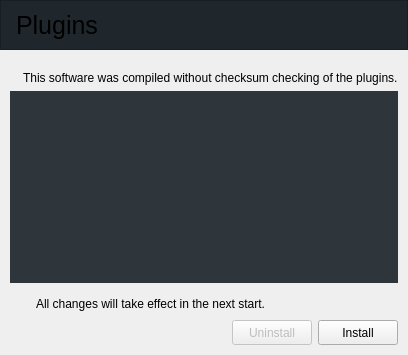
               <widget class="QWidget" name="pluginsPage">
                <property name="styleSheet">
                 <string notr="true">QWidget#pluginsPage{
	background: transparent;
}</string>
                </property>
                <layout class="QVBoxLayout" name="verticalLayout_13">
                 <property name="leftMargin">
                  <number>0</number>
                 </property>
                 <property name="topMargin">
                  <number>0</number>
                 </property>
                 <property name="rightMargin">
                  <number>0</number>
                 </property>
                 <property name="bottomMargin">
                  <number>0</number>
                 </property>
                 <item>
                  <widget class="QFrame" name="pluginsHeaderFrame">
                   <property name="minimumSize">
                    <size>
                     <width>0</width>
                     <height>50</height>
                    </size>
                   </property>
                   <property name="maximumSize">
                    <size>
                     <width>16777215</width>
                     <height>50</height>
                    </size>
                   </property>
                   <property name="baseSize">
                    <size>
                     <width>0</width>
                     <height>0</height>
                    </size>
                   </property>
                   <property name="styleSheet">
                    <string notr="true">QFrame{
background-color: rgb(31,39,45);
}</string>
                   </property>
                   <property name="frameShape">
                    <enum>QFrame::StyledPanel</enum>
                   </property>
                   <property name="frameShadow">
                    <enum>QFrame::Raised</enum>
                   </property>
                   <layout class="QVBoxLayout" name="verticalLayout_12">
                    <property name="leftMargin">
                     <number>0</number>
                    </property>
                    <property name="topMargin">
                     <number>0</number>
                    </property>
                    <property name="rightMargin">
                     <number>0</number>
                    </property>
                    <property name="bottomMargin">
                     <number>0</number>
                    </property>
                    <item>
                     <widget class="QLabel" name="pluginsLabel">
                      <property name="styleSheet">
                       <string notr="true">QLabel{
font-size:  25px;
}</string>
                      </property>
                      <property name="text">
                       <string>Plugins</string>
                      </property>
                      <property name="indent">
                       <number>15</number>
                      </property>
                     </widget>
                    </item>
                   </layout>
                  </widget>
                 </item>
                 <item>
                  <widget class="QFrame" name="pluginsFrame">
                   <property name="styleSheet">
                    <string notr="true">QFrame{
	background: transparent;
}</string>
                   </property>
                   <property name="frameShape">
                    <enum>QFrame::StyledPanel</enum>
                   </property>
                   <property name="frameShadow">
                    <enum>QFrame::Raised</enum>
                   </property>
                   <layout class="QVBoxLayout" name="verticalLayout_14">
                    <item>
                     <layout class="QHBoxLayout" name="horizontalLayout_3">
                      <property name="topMargin">
                       <number>5</number>
                      </property>
                      <item>
                       <widget class="QLabel" name="warningChecksumIconLabel">
                        <property name="maximumSize">
                         <size>
                          <width>20</width>
                          <height>20</height>
                         </size>
                        </property>
                        <property name="text">
                         <string/>
                        </property>
                        <property name="pixmap">
                         <pixmap resource="../../Library/cui/rcc/resources.qrc">:/ui/global/warning</pixmap>
                        </property>
                        <property name="scaledContents">
                         <bool>true</bool>
                        </property>
                       </widget>
                      </item>
                      <item>
                       <widget class="QLabel" name="warningChecksumLabel">
                        <property name="text">
                         <string>This software was compiled without checksum checking of the plugins.</string>
                        </property>
                       </widget>
                      </item>
                     </layout>
                    </item>
                    <item>
                     <widget class="QTableWidget" name="pluginsTableWidget">
                      <property name="styleSheet">
                       <string notr="true">QTableView {
    color: white;
    background-color: rgb(46,53,59);
    alternate-background-color: rgb(61,68,73);
    border: 0px;
}

QTableView QTableCornerButton::section {
    background: #5299D4;
    border: 0px;
}

QTableView::item {
    border: 0px;
    height: 25px;
}

QTableView::item:hover{
    background-color: rgb(79,85,90);
}

QTableView::item:hover:selected{
    background-color: rgb(104,109,113);
	font-weight: 800;
}

QTableView::item:selected{
    color: white;
	font-weight: 600;
    background-color: rgb(91,97,102);
}



QHeaderView::section:checked
{
    background-color:  #3387CD;
    color: white;
}


/***************************************************************************/
QHeaderView::section {
    font: normal 800 13px Roboto;
    padding-left: 4px;
    border: 0px;
    height: 26px;
    background-color: #0069c0;
    color: white;
    padding-left: 4px;
    border: 0px;
}

QHeaderView::section:hover
{
    background-color: #5299D4;
    color: white;
}</string>
                      </property>
                      <property name="editTriggers">
                       <set>QAbstractItemView::NoEditTriggers</set>
                      </property>
                      <property name="showGrid">
                       <bool>false</bool>
                      </property>
                      <property name="gridStyle">
                       <enum>Qt::NoPen</enum>
                      </property>
                      <attribute name="horizontalHeaderShowSortIndicator" stdset="0">
                       <bool>true</bool>
                      </attribute>
                      <attribute name="horizontalHeaderStretchLastSection">
                       <bool>true</bool>
                      </attribute>
                      <attribute name="verticalHeaderVisible">
                       <bool>false</bool>
                      </attribute>
                     </widget>
                    </item>
                    <item>
                     <layout class="QHBoxLayout" name="warningLayout">
                      <property name="topMargin">
                       <number>5</number>
                      </property>
                      <item>
                       <widget class="QLabel" name="warnIconLabel">
                        <property name="minimumSize">
                         <size>
                          <width>20</width>
                          <height>20</height>
                         </size>
                        </property>
                        <property name="maximumSize">
                         <size>
                          <width>20</width>
                          <height>20</height>
                         </size>
                        </property>
                        <property name="text">
                         <string/>
                        </property>
                        <property name="pixmap">
                         <pixmap resource="../../Library/cui/rcc/resources.qrc">:/ui/global/warning</pixmap>
                        </property>
                        <property name="scaledContents">
                         <bool>true</bool>
                        </property>
                       </widget>
                      </item>
                      <item>
                       <widget class="QLabel" name="warnLabel">
                        <property name="text">
                         <string>All changes will take effect in the next start.</string>
                        </property>
                       </widget>
                      </item>
                     </layout>
                    </item>
                    <item>
                     <layout class="QHBoxLayout" name="horizontalLayout">
                      <item>
                       <spacer name="horizontalSpacer">
                        <property name="orientation">
                         <enum>Qt::Horizontal</enum>
                        </property>
                        <property name="sizeHint" stdset="0">
                         <size>
                          <width>40</width>
                          <height>20</height>
                         </size>
                        </property>
                       </spacer>
                      </item>
                      <item>
                       <widget class="QPushButton" name="uninstallButton">
                        <property name="enabled">
                         <bool>false</bool>
                        </property>
                        <property name="minimumSize">
                         <size>
                          <width>80</width>
                          <height>25</height>
                         </size>
                        </property>
                        <property name="text">
                         <string>Uninstall</string>
                        </property>
                       </widget>
                      </item>
                      <item>
                       <widget class="QPushButton" name="installButton">
                        <property name="minimumSize">
                         <size>
                          <width>80</width>
                          <height>25</height>
                         </size>
                        </property>
                        <property name="text">
                         <string>Install</string>
                        </property>
                       </widget>
                      </item>
                     </layout>
                    </item>
                   </layout>
                  </widget>
                 </item>
                </layout>
               </widget>
